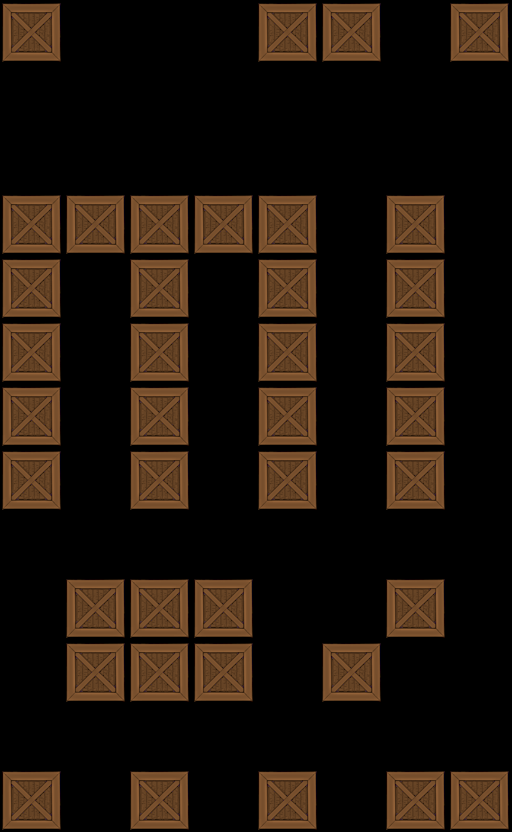

Rendered tile map (Tiled .tmx) drawn with the repository's tilesets; below, a short description and the map source with its tile grids summarised:
An orthogonal 8x13 tile map with 64x64 px tiles, 1 tile layer (Tile Layer 1).

<map version="1.0" orientation="orthogonal" width="8" height="13" tilewidth="64" tileheight="64">
 <tileset firstgid="1" name="crate" tilewidth="64" tileheight="64">
  <image source="../../crate.png" width="64" height="64" />
 </tileset>
 <layer name="Tile Layer 1" width="8" height="13">
  <data>[104 cells, 39 non-empty, 1 distinct tile ids]</data>
 </layer>
</map>
